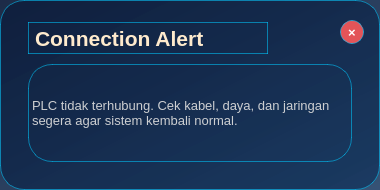
   <widget class="QWidget" name="cardConnectionAlert" native="true">
    <property name="geometry">
     <rect>
      <x>280</x>
      <y>160</y>
      <width>380</width>
      <height>190</height>
     </rect>
    </property>
    <property name="styleSheet">
     <string notr="true">background: qlineargradient(spread:pad, x1:0, y1:0, x2:1, y2:1, stop:0 rgba(15,30,60,240), stop:1 rgba(22,55,95,220)); border: 1px solid rgba(0,200,255,140); border-radius: 24px;</string>
    </property>
    <widget class="QLabel" name="txtCardTitle">
     <property name="geometry">
      <rect>
       <x>28</x>
       <y>22</y>
       <width>240</width>
       <height>32</height>
      </rect>
     </property>
     <property name="font">
      <font>
       <pointsize>16</pointsize>
       <weight>75</weight>
       <bold>true</bold>
      </font>
     </property>
     <property name="styleSheet">
      <string notr="true">color: rgba(255,235,205,255); background: transparent;</string>
     </property>
     <property name="text">
      <string>Connection Alert</string>
     </property>
    </widget>
    <widget class="QLabel" name="txtCardMessage">
     <property name="geometry">
      <rect>
       <x>28</x>
       <y>64</y>
       <width>324</width>
       <height>98</height>
      </rect>
     </property>
     <property name="font">
      <font>
       <pointsize>10</pointsize>
       <weight>50</weight>
       <bold>false</bold>
      </font>
     </property>
     <property name="styleSheet">
      <string notr="true">color: rgba(220,220,220,235); background: transparent; line-height: 18px;</string>
     </property>
     <property name="text">
      <string>PLC tidak terhubung. Cek kabel, daya, dan jaringan segera agar sistem kembali normal.</string>
     </property>
     <property name="wordWrap">
      <bool>true</bool>
     </property>
    </widget>
    <widget class="QPushButton" name="btnCloseCard">
     <property name="geometry">
      <rect>
       <x>340</x>
       <y>20</y>
       <width>24</width>
       <height>24</height>
      </rect>
     </property>
     <property name="styleSheet">
      <string notr="true">QPushButton { background-color: rgba(255,90,90,225); color: white; border-radius: 12px; font-weight: bold; font-size: 10pt; } QPushButton:hover { background-color: rgba(255,110,110,235); }</string>
     </property>
     <property name="text">
      <string>×</string>
     </property>
    </widget>
   </widget>
